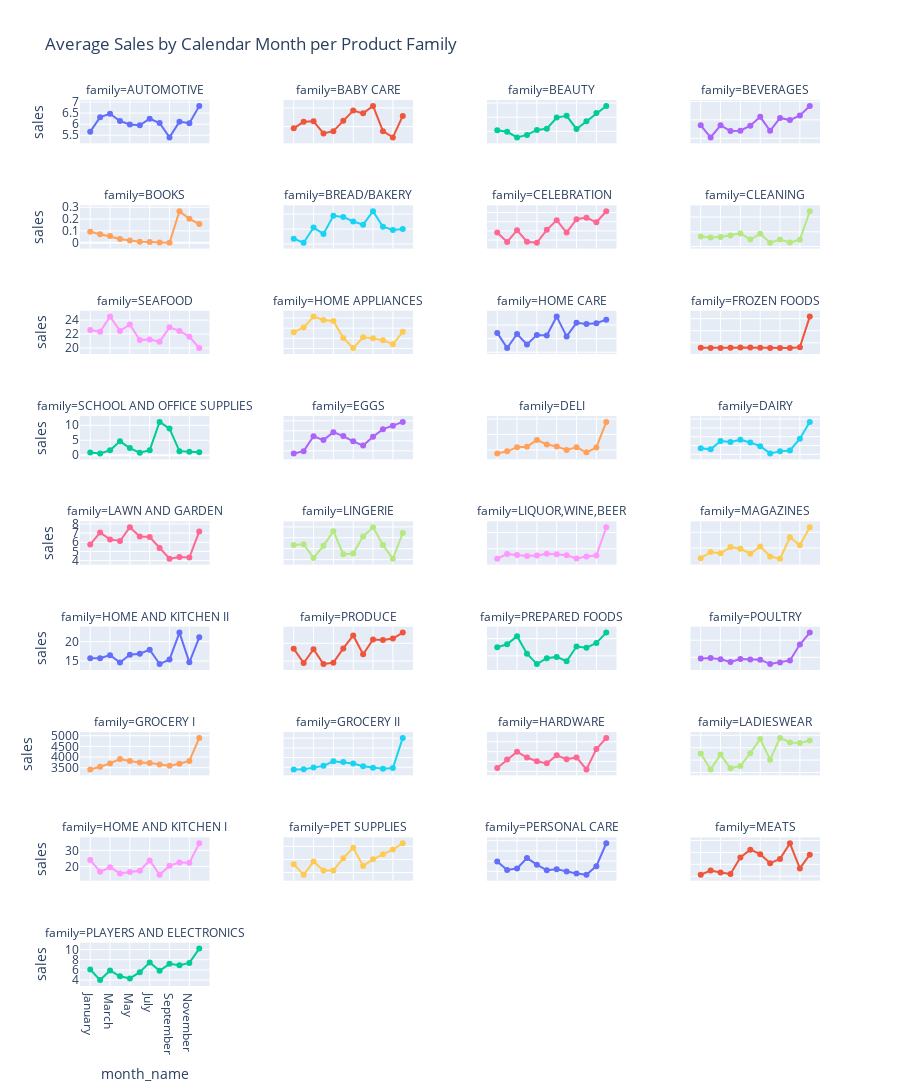

Notebook code cell kept with this figure:
### Code cell
fig = px.line(
    avg_sales_by_month,
    x='month_name',
    y='sales',
    color='family',
    facet_col='family',
    facet_col_spacing=0.1,
    facet_col_wrap=4,
    markers=True,
    category_orders={"month_name": [
        "January", "February", "March", "April", "May", "June",
        "July", "August", "September", "October", "November", "December"
    ]},
    title='Average Sales by Calendar Month per Product Family'
)
fig.update_yaxes(matches=None)
fig.update_layout(height=2000,showlegend=False)

# fig.update_layout(
#     xaxis_title='Month',
#     yaxis_title='Average Sales',
#     legend_title='Family',
#     width=1000,
#     height=600
# )

fig.show()

### Figure 1 — Plotly figure (JSON) as saved in the notebook; plotly's stock layout.template omitted (floating-point values rounded to 4 significant figures)
{"data": [{"hovertemplate": "family=AUTOMOTIVE<br>month_name=%{x}<br>sales=%{y}<extra></extra>", "legendgroup": "AUTOMOTIVE", "line": {"color": "#636efa", "dash": "solid"}, "marker": {"symbol": "circle"}, "mode": "lines+markers", "name": "AUTOMOTIVE", "orientation": "v", "showlegend": true, "type": "scatter", "x": ["January", "February", "March", "April", "May", "June", "July", "August", "September", "October", "November", "December"], "xaxis": "x33", "y": [5.664, 6.317, 6.47, 6.143, 5.985, 5.953, 6.247, 6.054, 5.404, 6.115, 6.045, 6.825], "yaxis": "y33"}, {"hovertemplate": "family=BABY CARE<br>month_name=%{x}<br>sales=%{y}<extra></extra>", "legendgroup": "BABY CARE", "line": {"color": "#EF553B", "dash": "solid"}, "marker": {"symbol": "circle"}, "mode": "lines+markers", "name": "BABY CARE", "orientation": "v", "showlegend": true, "type": "scatter", "x": ["January", "February", "March", "April", "May", "June", "July", "August", "September", "October", "November", "December"], "xaxis": "x34", "y": [0.09546, 0.1128, 0.1142, 0.08185, 0.08769, 0.1158, 0.1429, 0.1355, 0.1554, 0.08781, 0.07114, 0.1285], "yaxis": "y34"}, {"hovertemplate": "family=BEAUTY<br>month_name=%{x}<br>sales=%{y}<extra></extra>", "legendgroup": "BEAUTY", "line": {"color": "#00cc96", "dash": "solid"}, "marker": {"symbol": "circle"}, "mode": "lines+markers", "name": "BEAUTY", "orientation": "v", "showlegend": true, "type": "scatter", "x": ["January", "February", "March", "April", "May", "June", "July", "August", "September", "October", "November", "December"], "xaxis": "x35", "y": [3.537, 3.483, 3.286, 3.374, 3.55, 3.592, 3.984, 4.046, 3.583, 3.859, 4.145, 4.397], "yaxis": "y35"}, {"hovertemplate": "family=BEVERAGES<br>month_name=%{x}<br>sales=%{y}<extra></extra>", "legendgroup": "BEVERAGES", "line": {"color": "#ab63fa", "dash": "solid"}, "marker": {"symbol": "circle"}, "mode": "lines+markers", "name": "BEVERAGES", "orientation": "v", "showlegend": true, "type": "scatter", "x": ["January", "February", "March", "April", "May", "June", "July", "August", "September", "October", "November", "December"], "xaxis": "x36", "y": [2350.0, 2024.0, 2350.0, 2196.0, 2207.0, 2341.0, 2581.0, 2202.0, 2552.0, 2493.0, 2618.0, 2877.0], "yaxis": "y36"}, {"hovertemplate": "family=BOOKS<br>month_name=%{x}<br>sales=%{y}<extra></extra>", "legendgroup": "BOOKS", "line": {"color": "#FFA15A", "dash": "solid"}, "marker": {"symbol": "circle"}, "mode": "lines+markers", "name": "BOOKS", "orientation": "v", "showlegend": true, "type": "scatter", "x": ["January", "February", "March", "April", "May", "June", "July", "August", "September", "October", "November", "December"], "xaxis": "x29", "y": [0.09247, 0.0721, 0.05639, 0.03185, 0.01816, 0.007407, 0.005496, 0.001066, 0, 0.2663, 0.202, 0.1585], "yaxis": "y29"}, {"hovertemplate": "family=BREAD/BAKERY<br>month_name=%{x}<br>sales=%{y}<extra></extra>", "legendgroup": "BREAD/BAKERY", "line": {"color": "#19d3f3", "dash": "solid"}, "marker": {"symbol": "circle"}, "mode": "lines+markers", "name": "BREAD/BAKERY", "orientation": "v", "showlegend": true, "type": "scatter", "x": ["January", "February", "March", "April", "May", "June", "July", "August", "September", "October", "November", "December"], "xaxis": "x30", "y": [447.3, 441.9, 462.1, 453.6, 477.7, 476.3, 470.2, 466.0, 483.9, 463.2, 459.0, 460.3], "yaxis": "y30"}, {"hovertemplate": "family=CELEBRATION<br>month_name=%{x}<br>sales=%{y}<extra></extra>", "legendgroup": "CELEBRATION", "line": {"color": "#FF6692", "dash": "solid"}, "marker": {"symbol": "circle"}, "mode": "lines+markers", "name": "CELEBRATION", "orientation": "v", "showlegend": true, "type": "scatter", "x": ["January", "February", "March", "April", "May", "June", "July", "August", "September", "October", "November", "December"], "xaxis": "x31", "y": [7.658, 5.592, 8.15, 5.632, 5.421, 8.231, 10.34, 7.632, 10.54, 10.89, 9.875, 12.28], "yaxis": "y31"}, {"hovertemplate": "family=CLEANING<br>month_name=%{x}<br>sales=%{y}<extra></extra>", "legendgroup": "CLEANING", "line": {"color": "#B6E880", "dash": "solid"}, "marker": {"symbol": "circle"}, "mode": "lines+markers", "name": "CLEANING", "orientation": "v", "showlegend": true, "type": "scatter", "x": ["January", "February", "March", "April", "May", "June", "July", "August", "September", "October", "November", "December"], "xaxis": "x32", "y": [1067.0, 1061.0, 1065.0, 1075.0, 1089.0, 1048.0, 1087.0, 1026.0, 1047.0, 1028.0, 1046.0, 1240.0], "yaxis": "y32"}, {"hovertemplate": "family=SEAFOOD<br>month_name=%{x}<br>sales=%{y}<extra></extra>", "legendgroup": "SEAFOOD", "line": {"color": "#FF97FF", "dash": "solid"}, "marker": {"symbol": "circle"}, "mode": "lines+markers", "name": "SEAFOOD", "orientation": "v", "showlegend": true, "type": "scatter", "x": ["January", "February", "March", "April", "May", "June", "July", "August", "September", "October", "November", "December"], "xaxis": "x25", "y": [22.59, 22.32, 24.5, 22.44, 23.36, 21.12, 21.21, 20.9, 22.96, 22.44, 21.62, 19.97], "yaxis": "y25"}, {"hovertemplate": "family=HOME APPLIANCES<br>month_name=%{x}<br>sales=%{y}<extra></extra>", "legendgroup": "HOME APPLIANCES", "line": {"color": "#FECB52", "dash": "solid"}, "marker": {"symbol": "circle"}, "mode": "lines+markers", "name": "HOME APPLIANCES", "orientation": "v", "showlegend": true, "type": "scatter", "x": ["January", "February", "March", "April", "May", "June", "July", "August", "September", "October", "November", "December"], "xaxis": "x26", "y": [0.4609, 0.5076, 0.6141, 0.5812, 0.5707, 0.4032, 0.3041, 0.4102, 0.3995, 0.3817, 0.3409, 0.4644], "yaxis": "y26"}, {"hovertemplate": "family=HOME CARE<br>month_name=%{x}<br>sales=%{y}<extra></extra>", "legendgroup": "HOME CARE", "line": {"color": "#636efa", "dash": "solid"}, "marker": {"symbol": "circle"}, "mode": "lines+markers", "name": "HOME CARE", "orientation": "v", "showlegend": true, "type": "scatter", "x": ["January", "February", "March", "April", "May", "June", "July", "August", "September", "October", "November", "December"], "xaxis": "x27", "y": [171.1, 115.3, 167.0, 128.3, 163.7, 161.9, 231.0, 158.0, 207.9, 204.2, 206.3, 219.7], "yaxis": "y27"}, {"hovertemplate": "family=FROZEN FOODS<br>month_name=%{x}<br>sales=%{y}<extra></extra>", "legendgroup": "FROZEN FOODS", "line": {"color": "#EF553B", "dash": "solid"}, "marker": {"symbol": "circle"}, "mode": "lines+markers", "name": "FROZEN FOODS", "orientation": "v", "showlegend": true, "type": "scatter", "x": ["January", "February", "March", "April", "May", "June", "July", "August", "September", "October", "November", "December"], "xaxis": "x28", "y": [118.1, 114.8, 115.3, 116.9, 121.6, 121.4, 120.3, 113.8, 113.0, 114.9, 127.6, 634.1], "yaxis": "y28"}, {"hovertemplate": "family=SCHOOL AND OFFICE SUPPLIES<br>month_name=%{x}<br>sales=%{y}<extra></extra>", "legendgroup": "SCHOOL AND OFFICE SUPPLIES", "line": {"color": "#00cc96", "dash": "solid"}, "marker": {"symbol": "circle"}, "mode": "lines+markers", "name": "SCHOOL AND OFFICE SUPPLIES", "orientation": "v", "showlegend": true, "type": "scatter", "x": ["January", "February", "March", "April", "May", "June", "July", "August", "September", "October", "November", "December"], "xaxis": "x21", "y": [0.9372, 0.6047, 1.637, 4.647, 2.4, 0.8654, 1.678, 11.13, 8.895, 1.356, 1.188, 0.9929], "yaxis": "y21"}, {"hovertemplate": "family=EGGS<br>month_name=%{x}<br>sales=%{y}<extra></extra>", "legendgroup": "EGGS", "line": {"color": "#ab63fa", "dash": "solid"}, "marker": {"symbol": "circle"}, "mode": "lines+markers", "name": "EGGS", "orientation": "v", "showlegend": true, "type": "scatter", "x": ["January", "February", "March", "April", "May", "June", "July", "August", "September", "October", "November", "December"], "xaxis": "x22", "y": [163.7, 164.9, 172.3, 170.4, 174.3, 172.4, 169.8, 167.6, 172.0, 175.8, 177.6, 179.4], "yaxis": "y22"}, {"hovertemplate": "family=DELI<br>month_name=%{x}<br>sales=%{y}<extra></extra>", "legendgroup": "DELI", "line": {"color": "#FFA15A", "dash": "solid"}, "marker": {"symbol": "circle"}, "mode": "lines+markers", "name": "DELI", "orientation": "v", "showlegend": true, "type": "scatter", "x": ["January", "February", "March", "April", "May", "June", "July", "August", "September", "October", "November", "December"], "xaxis": "x23", "y": [255.4, 258.1, 263.5, 264.1, 272.8, 267.1, 264.3, 260.0, 263.3, 256.8, 263.1, 296.3], "yaxis": "y23"}, {"hovertemplate": "family=DAIRY<br>month_name=%{x}<br>sales=%{y}<extra></extra>", "legendgroup": "DAIRY", "line": {"color": "#19d3f3", "dash": "solid"}, "marker": {"symbol": "circle"}, "mode": "lines+markers", "name": "DAIRY", "orientation": "v", "showlegend": true, "type": "scatter", "x": ["January", "February", "March", "April", "May", "June", "July", "August", "September", "October", "November", "December"], "xaxis": "x24", "y": [683.8, 678.2, 725.9, 719.6, 732.3, 717.3, 696.4, 655.1, 666.7, 671.8, 739.0, 833.9], "yaxis": "y24"}, {"hovertemplate": "family=LAWN AND GARDEN<br>month_name=%{x}<br>sales=%{y}<extra></extra>", "legendgroup": "LAWN AND GARDEN", "line": {"color": "#FF6692", "dash": "solid"}, "marker": {"symbol": "circle"}, "mode": "lines+markers", "name": "LAWN AND GARDEN", "orientation": "v", "showlegend": true, "type": "scatter", "x": ["January", "February", "March", "April", "May", "June", "July", "August", "September", "October", "November", "December"], "xaxis": "x17", "y": [5.759, 7.052, 6.311, 6.135, 7.631, 6.621, 6.571, 5.39, 4.211, 4.411, 4.339, 7.179], "yaxis": "y17"}, {"hovertemplate": "family=LINGERIE<br>month_name=%{x}<br>sales=%{y}<extra></extra>", "legendgroup": "LINGERIE", "line": {"color": "#B6E880", "dash": "solid"}, "marker": {"symbol": "circle"}, "mode": "lines+markers", "name": "LINGERIE", "orientation": "v", "showlegend": true, "type": "scatter", "x": ["January", "February", "March", "April", "May", "June", "July", "August", "September", "October", "November", "December"], "xaxis": "x18", "y": [7.164, 7.202, 6.576, 7.131, 7.801, 6.746, 6.776, 7.563, 7.981, 7.166, 6.539, 7.719], "yaxis": "y18"}, {"hovertemplate": "family=LIQUOR,WINE,BEER<br>month_name=%{x}<br>sales=%{y}<extra></extra>", "legendgroup": "LIQUOR,WINE,BEER", "line": {"color": "#FF97FF", "dash": "solid"}, "marker": {"symbol": "circle"}, "mode": "lines+markers", "name": "LIQUOR,WINE,BEER", "orientation": "v", "showlegend": true, "type": "scatter", "x": ["January", "February", "March", "April", "May", "June", "July", "August", "September", "October", "November", "December"], "xaxis": "x19", "y": [69.58, 84.33, 81.27, 78.12, 79.85, 84.49, 83.23, 80.03, 70.22, 76.79, 79.43, 165.9], "yaxis": "y19"}, {"hovertemplate": "family=MAGAZINES<br>month_name=%{x}<br>sales=%{y}<extra></extra>", "legendgroup": "MAGAZINES", "line": {"color": "#FECB52", "dash": "solid"}, "marker": {"symbol": "circle"}, "mode": "lines+markers", "name": "MAGAZINES", "orientation": "v", "showlegend": true, "type": "scatter", "x": ["January", "February", "March", "April", "May", "June", "July", "August", "September", "October", "November", "December"], "xaxis": "x20", "y": [2.349, 2.747, 2.658, 3.06, 2.957, 2.635, 3.098, 2.462, 2.317, 3.683, 3.174, 4.319], "yaxis": "y20"}, {"hovertemplate": "family=HOME AND KITCHEN II<br>month_name=%{x}<br>sales=%{y}<extra></extra>", "legendgroup": "HOME AND KITCHEN II", "line": {"color": "#636efa", "dash": "solid"}, "marker": {"symbol": "circle"}, "mode": "lines+markers", "name": "HOME AND KITCHEN II", "orientation": "v", "showlegend": true, "type": "scatter", "x": ["January", "February", "March", "April", "May", "June", "July", "August", "September", "October", "November", "December"], "xaxis": "x13", "y": [15.69, 15.71, 16.51, 14.6, 16.6, 16.89, 17.91, 14.22, 15.41, 22.3, 14.66, 21.1], "yaxis": "y13"}, {"hovertemplate": "family=PRODUCE<br>month_name=%{x}<br>sales=%{y}<extra></extra>", "legendgroup": "PRODUCE", "line": {"color": "#EF553B", "dash": "solid"}, "marker": {"symbol": "circle"}, "mode": "lines+markers", "name": "PRODUCE", "orientation": "v", "showlegend": true, "type": "scatter", "x": ["January", "February", "March", "April", "May", "June", "July", "August", "September", "October", "November", "December"], "xaxis": "x14", "y": [1349.0, 941.8, 1334.0, 913.5, 953.4, 1357.0, 1723.0, 1189.0, 1608.0, 1594.0, 1633.0, 1803.0], "yaxis": "y14"}, {"hovertemplate": "family=PREPARED FOODS<br>month_name=%{x}<br>sales=%{y}<extra></extra>", "legendgroup": "PREPARED FOODS", "line": {"color": "#00cc96", "dash": "solid"}, "marker": {"symbol": "circle"}, "mode": "lines+markers", "name": "PREPARED FOODS", "orientation": "v", "showlegend": true, "type": "scatter", "x": ["January", "February", "March", "April", "May", "June", "July", "August", "September", "October", "November", "December"], "xaxis": "x15", "y": [97.49, 98.36, 100.7, 95.61, 92.61, 94.32, 94.7, 93.44, 97.73, 97.35, 98.75, 101.8], "yaxis": "y15"}, {"hovertemplate": "family=POULTRY<br>month_name=%{x}<br>sales=%{y}<extra></extra>", "legendgroup": "POULTRY", "line": {"color": "#ab63fa", "dash": "solid"}, "marker": {"symbol": "circle"}, "mode": "lines+markers", "name": "POULTRY", "orientation": "v", "showlegend": true, "type": "scatter", "x": ["January", "February", "March", "April", "May", "June", "July", "August", "September", "October", "November", "December"], "xaxis": "x16", "y": [346.3, 347.8, 344.5, 336.1, 345.0, 343.8, 343.0, 330.2, 334.8, 340.9, 387.5, 422.5], "yaxis": "y16"}, {"hovertemplate": "family=GROCERY I<br>month_name=%{x}<br>sales=%{y}<extra></extra>", "legendgroup": "GROCERY I", "line": {"color": "#FFA15A", "dash": "solid"}, "marker": {"symbol": "circle"}, "mode": "lines+markers", "name": "GROCERY I", "orientation": "v", "showlegend": true, "type": "scatter", "x": ["January", "February", "March", "April", "May", "June", "July", "August", "September", "October", "November", "December"], "xaxis": "x9", "y": [3420.0, 3542.0, 3702.0, 3905.0, 3819.0, 3739.0, 3726.0, 3647.0, 3594.0, 3685.0, 3819.0, 4896.0], "yaxis": "y9"}, {"hovertemplate": "family=GROCERY II<br>month_name=%{x}<br>sales=%{y}<extra></extra>", "legendgroup": "GROCERY II", "line": {"color": "#19d3f3", "dash": "solid"}, "marker": {"symbol": "circle"}, "mode": "lines+markers", "name": "GROCERY II", "orientation": "v", "showlegend": true, "type": "scatter", "x": ["January", "February", "March", "April", "May", "June", "July", "August", "September", "October", "November", "December"], "xaxis": "x10", "y": [18.88, 19.01, 19.81, 20.71, 23.1, 22.68, 21.92, 20.55, 19.78, 19.24, 19.59, 35.13], "yaxis": "y10"}, {"hovertemplate": "family=HARDWARE<br>month_name=%{x}<br>sales=%{y}<extra></extra>", "legendgroup": "HARDWARE", "line": {"color": "#FF6692", "dash": "solid"}, "marker": {"symbol": "circle"}, "mode": "lines+markers", "name": "HARDWARE", "orientation": "v", "showlegend": true, "type": "scatter", "x": ["January", "February", "March", "April", "May", "June", "July", "August", "September", "October", "November", "December"], "xaxis": "x11", "y": [1.035, 1.119, 1.199, 1.14, 1.103, 1.081, 1.163, 1.124, 1.142, 1.02, 1.227, 1.339], "yaxis": "y11"}, {"hovertemplate": "family=LADIESWEAR<br>month_name=%{x}<br>sales=%{y}<extra></extra>", "legendgroup": "LADIESWEAR", "line": {"color": "#B6E880", "dash": "solid"}, "marker": {"symbol": "circle"}, "mode": "lines+markers", "name": "LADIESWEAR", "orientation": "v", "showlegend": true, "type": "scatter", "x": ["January", "February", "March", "April", "May", "June", "July", "August", "September", "October", "November", "December"], "xaxis": "x12", "y": [7.081, 4.506, 6.901, 4.681, 5.063, 7.129, 9.408, 6.08, 9.579, 8.851, 8.745, 9.164], "yaxis": "y12"}, {"hovertemplate": "family=HOME AND KITCHEN I<br>month_name=%{x}<br>sales=%{y}<extra></extra>", "legendgroup": "HOME AND KITCHEN I", "line": {"color": "#FF97FF", "dash": "solid"}, "marker": {"symbol": "circle"}, "mode": "lines+markers", "name": "HOME AND KITCHEN I", "orientation": "v", "showlegend": true, "type": "scatter", "x": ["January", "February", "March", "April", "May", "June", "July", "August", "September", "October", "November", "December"], "xaxis": "x5", "y": [24.08, 16.69, 19.55, 15.72, 16.63, 17.39, 23.77, 14.91, 20.51, 22.54, 22.28, 34.37], "yaxis": "y5"}, {"hovertemplate": "family=PET SUPPLIES<br>month_name=%{x}<br>sales=%{y}<extra></extra>", "legendgroup": "PET SUPPLIES", "line": {"color": "#FECB52", "dash": "solid"}, "marker": {"symbol": "circle"}, "mode": "lines+markers", "name": "PET SUPPLIES", "orientation": "v", "showlegend": true, "type": "scatter", "x": ["January", "February", "March", "April", "May", "June", "July", "August", "September", "October", "November", "December"], "xaxis": "x6", "y": [3.627, 2.832, 3.839, 3.164, 3.151, 4.099, 4.885, 3.504, 4.005, 4.397, 4.758, 5.233], "yaxis": "y6"}, {"hovertemplate": "family=PERSONAL CARE<br>month_name=%{x}<br>sales=%{y}<extra></extra>", "legendgroup": "PERSONAL CARE", "line": {"color": "#636efa", "dash": "solid"}, "marker": {"symbol": "circle"}, "mode": "lines+markers", "name": "PERSONAL CARE", "orientation": "v", "showlegend": true, "type": "scatter", "x": ["January", "February", "March", "April", "May", "June", "July", "August", "September", "October", "November", "December"], "xaxis": "x7", "y": [279.5, 262.6, 265.6, 285.9, 273.1, 262.1, 264.0, 259.8, 255.7, 253.4, 270.2, 315.0], "yaxis": "y7"}, {"hovertemplate": "family=MEATS<br>month_name=%{x}<br>sales=%{y}<extra></extra>", "legendgroup": "MEATS", "line": {"color": "#EF553B", "dash": "solid"}, "marker": {"symbol": "circle"}, "mode": "lines+markers", "name": "MEATS", "orientation": "v", "showlegend": true, "type": "scatter", "x": ["January", "February", "March", "April", "May", "June", "July", "August", "September", "October", "November", "December"], "xaxis": "x8", "y": [331.3, 334.9, 333.1, 331.9, 345.8, 352.3, 348.5, 341.0, 344.5, 357.6, 336.6, 348.0], "yaxis": "y8"}, {"hovertemplate": "family=PLAYERS AND ELECTRONICS<br>month_name=%{x}<br>sales=%{y}<extra></extra>", "legendgroup": "PLAYERS AND ELECTRONICS", "line": {"color": "#00cc96", "dash": "solid"}, "marker": {"symbol": "circle"}, "mode": "lines+markers", "name": "PLAYERS AND ELECTRONICS", "orientation": "v", "showlegend": true, "type": "scatter", "x": ["January", "February", "March", "April", "May", "June", "July", "August", "September", "October", "November", "December"], "xaxis": "x", "y": [6.066, 3.991, 5.867, 4.744, 4.311, 5.552, 7.475, 5.808, 7.191, 6.92, 7.368, 10.19], "yaxis": "y"}], "layout": {"annotations": [{"font": {}, "showarrow": false, "text": "family=PLAYERS AND ELECTRONICS", "x": 0.0875, "xanchor": "center", "xref": "paper", "y": 0.04889, "yanchor": "bottom", "yref": "paper"}, {"font": {}, "showarrow": false, "text": "family=HOME AND KITCHEN I", "x": 0.0875, "xanchor": "center", "xref": "paper", "y": 0.1678, "yanchor": "bottom", "yref": "paper"}, {"font": {}, "showarrow": false, "text": "family=PET SUPPLIES", "x": 0.3625, "xanchor": "center", "xref": "paper", "y": 0.1678, "yanchor": "bottom", "yref": "paper"}, {"font": {}, "showarrow": false, "text": "family=PERSONAL CARE", "x": 0.6375, "xanchor": "center", "xref": "paper", "y": 0.1678, "yanchor": "bottom", "yref": "paper"}, {"font": {}, "showarrow": false, "text": "family=MEATS", "x": 0.9125, "xanchor": "center", "xref": "paper", "y": 0.1678, "yanchor": "bottom", "yref": "paper"}, {"font": {}, "showarrow": false, "text": "family=GROCERY I", "x": 0.0875, "xanchor": "center", "xref": "paper", "y": 0.2867, "yanchor": "bottom", "yref": "paper"}, {"font": {}, "showarrow": false, "text": "family=GROCERY II", "x": 0.3625, "xanchor": "center", "xref": "paper", "y": 0.2867, "yanchor": "bottom", "yref": "paper"}, {"font": {}, "showarrow": false, "text": "family=HARDWARE", "x": 0.6375, "xanchor": "center", "xref": "paper", "y": 0.2867, "yanchor": "bottom", "yref": "paper"}, {"font": {}, "showarrow": false, "text": "family=LADIESWEAR", "x": 0.9125, "xanchor": "center", "xref": "paper", "y": 0.2867, "yanchor": "bottom", "yref": "paper"}, {"font": {}, "showarrow": false, "text": "family=HOME AND KITCHEN II", "x": 0.0875, "xanchor": "center", "xref": "paper", "y": 0.4056, "yanchor": "bottom", "yref": "paper"}, {"font": {}, "showarrow": false, "text": "family=PRODUCE", "x": 0.3625, "xanchor": "center", "xref": "paper", "y": 0.4056, "yanchor": "bottom", "yref": "paper"}, {"font": {}, "showarrow": false, "text": "family=PREPARED FOODS", "x": 0.6375, "xanchor": "center", "xref": "paper", "y": 0.4056, "yanchor": "bottom", "yref": "paper"}, {"font": {}, "showarrow": false, "text": "family=POULTRY", "x": 0.9125, "xanchor": "center", "xref": "paper", "y": 0.4056, "yanchor": "bottom", "yref": "paper"}, {"font": {}, "showarrow": false, "text": "family=LAWN AND GARDEN", "x": 0.0875, "xanchor": "center", "xref": "paper", "y": 0.5244, "yanchor": "bottom", "yref": "paper"}, {"font": {}, "showarrow": false, "text": "family=LINGERIE", "x": 0.3625, "xanchor": "center", "xref": "paper", "y": 0.5244, "yanchor": "bottom", "yref": "paper"}, {"font": {}, "showarrow": false, "text": "family=LIQUOR,WINE,BEER", "x": 0.6375, "xanchor": "center", "xref": "paper", "y": 0.5244, "yanchor": "bottom", "yref": "paper"}, {"font": {}, "showarrow": false, "text": "family=MAGAZINES", "x": 0.9125, "xanchor": "center", "xref": "paper", "y": 0.5244, "yanchor": "bottom", "yref": "paper"}, {"font": {}, "showarrow": false, "text": "family=SCHOOL AND OFFICE SUPPLIES", "x": 0.0875, "xanchor": "center", "xref": "paper", "y": 0.6433, "yanchor": "bottom", "yref": "paper"}, {"font": {}, "showarrow": false, "text": "family=EGGS", "x": 0.3625, "xanchor": "center", "xref": "paper", "y": 0.6433, "yanchor": "bottom", "yref": "paper"}, {"font": {}, "showarrow": false, "text": "family=DELI", "x": 0.6375, "xanchor": "center", "xref": "paper", "y": 0.6433, "yanchor": "bottom", "yref": "paper"}, {"font": {}, "showarrow": false, "text": "family=DAIRY", "x": 0.9125, "xanchor": "center", "xref": "paper", "y": 0.6433, "yanchor": "bottom", "yref": "paper"}, {"font": {}, "showarrow": false, "text": "family=SEAFOOD", "x": 0.0875, "xanchor": "center", "xref": "paper", "y": 0.7622, "yanchor": "bottom", "yref": "paper"}, {"font": {}, "showarrow": false, "text": "family=HOME APPLIANCES", "x": 0.3625, "xanchor": "center", "xref": "paper", "y": 0.7622, "yanchor": "bottom", "yref": "paper"}, {"font": {}, "showarrow": false, "text": "family=HOME CARE", "x": 0.6375, "xanchor": "center", "xref": "paper", "y": 0.7622, "yanchor": "bottom", "yref": "paper"}, {"font": {}, "showarrow": false, "text": "family=FROZEN FOODS", "x": 0.9125, "xanchor": "center", "xref": "paper", "y": 0.7622, "yanchor": "bottom", "yref": "paper"}, {"font": {}, "showarrow": false, "text": "family=BOOKS", "x": 0.0875, "xanchor": "center", "xref": "paper", "y": 0.8811, "yanchor": "bottom", "yref": "paper"}, {"font": {}, "showarrow": false, "text": "family=BREAD/BAKERY", "x": 0.3625, "xanchor": "center", "xref": "paper", "y": 0.8811, "yanchor": "bottom", "yref": "paper"}, {"font": {}, "showarrow": false, "text": "family=CELEBRATION", "x": 0.6375, "xanchor": "center", "xref": "paper", "y": 0.8811, "yanchor": "bottom", "yref": "paper"}, {"font": {}, "showarrow": false, "text": "family=CLEANING", "x": 0.9125, "xanchor": "center", "xref": "paper", "y": 0.8811, "yanchor": "bottom", "yref": "paper"}, {"font": {}, "showarrow": false, "text": "family=AUTOMOTIVE", "x": 0.0875, "xanchor": "center", "xref": "paper", "y": 1.0, "yanchor": "bottom", "yref": "paper"}, {"font": {}, "showarrow": false, "text": "family=BABY CARE", "x": 0.3625, "xanchor": "center", "xref": "paper", "y": 1.0, "yanchor": "bottom", "yref": "paper"}, {"font": {}, "showarrow": false, "text": "family=BEAUTY", "x": 0.6375, "xanchor": "center", "xref": "paper", "y": 1.0, "yanchor": "bottom", "yref": "paper"}, {"font": {}, "showarrow": false, "text": "family=BEVERAGES", "x": 0.9125, "xanchor": "center", "xref": "paper", "y": 1.0, "yanchor": "bottom", "yref": "paper"}], "height": 2000, "legend": {"title": {"text": "family"}, "tracegroupgap": 0}, "showlegend": false, "title": {"text": "Average Sales by Calendar Month per Product Family"}, "xaxis": {"anchor": "y", "categoryarray": ["January", "February", "March", "April", "May", "June", "July", "August", "September", "October", "November", "December"], "categoryorder": "array", "domain": [0, 0.175], "title": {"text": "month_name"}}, "xaxis10": {"anchor": "y10", "domain": [0.275, 0.45], "matches": "x", "showticklabels": false}, "xaxis11": {"anchor": "y11", "domain": [0.55, 0.725], "matches": "x", "showticklabels": false}, "xaxis12": {"anchor": "y12", "domain": [0.825, 1], "matches": "x", "showticklabels": false}, "xaxis13": {"anchor": "y13", "domain": [0, 0.175], "matches": "x", "showticklabels": false}, "xaxis14": {"anchor": "y14", "domain": [0.275, 0.45], "matches": "x", "showticklabels": false}, "xaxis15": {"anchor": "y15", "domain": [0.55, 0.725], "matches": "x", "showticklabels": false}, "xaxis16": {"anchor": "y16", "domain": [0.825, 1], "matches": "x", "showticklabels": false}, "xaxis17": {"anchor": "y17", "domain": [0, 0.175], "matches": "x", "showticklabels": false}, "xaxis18": {"anchor": "y18", "domain": [0.275, 0.45], "matches": "x", "showticklabels": false}, "xaxis19": {"anchor": "y19", "domain": [0.55, 0.725], "matches": "x", "showticklabels": false}, "xaxis2": {"anchor": "y2", "categoryarray": ["January", "February", "March", "April", "May", "June", "July", "August", "September", "October", "November", "December"], "categoryorder": "array", "domain": [0.275, 0.45], "matches": "x", "title": {"text": "month_name"}}, "xaxis20": {"anchor": "y20", "domain": [0.825, 1], "matches": "x", "showticklabels": false}, "xaxis21": {"anchor": "y21", "domain": [0, 0.175], "matches": "x", "showticklabels": false}, "xaxis22": {"anchor": "y22", "domain": [0.275, 0.45], "matches": "x", "showticklabels": false}, "xaxis23": {"anchor": "y23", "domain": [0.55, 0.725], "matches": "x", "showticklabels": false}, "xaxis24": {"anchor": "y24", "domain": [0.825, 1], "matches": "x", "showticklabels": false}, "xaxis25": {"anchor": "y25", "domain": [0, 0.175], "matches": "x", "showticklabels": false}, "xaxis26": {"anchor": "y26", "domain": [0.275, 0.45], "matches": "x", "showticklabels": false}, "xaxis27": {"anchor": "y27", "domain": [0.55, 0.725], "matches": "x", "showticklabels": false}, "xaxis28": {"anchor": "y28", "domain": [0.825, 1], "matches": "x", "showticklabels": false}, "xaxis29": {"anchor": "y29", "domain": [0, 0.175], "matches": "x", "showticklabels": false}, "xaxis3": {"anchor": "y3", "categoryarray": ["January", "February", "March", "April", "May", "June", "July", "August", "September", "October", "November", "December"], "categoryorder": "array", "domain": [0.55, 0.725], "matches": "x", "title": {"text": "month_name"}}, "xaxis30": {"anchor": "y30", "domain": [0.275, 0.45], "matches": "x", "showticklabels": false}, "xaxis31": {"anchor": "y31", "domain": [0.55, 0.725], "matches": "x", "showticklabels": false}, "xaxis32": {"anchor": "y32", "domain": [0.825, 1], "matches": "x", "showticklabels": false}, "xaxis33": {"anchor": "y33", "domain": [0, 0.175], "matches": "x", "showticklabels": false}, "xaxis34": {"anchor": "y34", "domain": [0.275, 0.45], "matches": "x", "showticklabels": false}, "xaxis35": {"anchor": "y35", "domain": [0.55, 0.725], "matches": "x", "showticklabels": false}, "xaxis36": {"anchor": "y36", "domain": [0.825, 1], "matches": "x", "showticklabels": false}, "xaxis4": {"anchor": "y4", "categoryarray": ["January", "February", "March", "April", "May", "June", "July", "August", "September", "October", "November", "December"], "categoryorder": "array", "domain": [0.825, 1], "matches": "x", "title": {"text": "month_name"}}, "xaxis5": {"anchor": "y5", "domain": [0, 0.175], "matches": "x", "showticklabels": false}, "xaxis6": {"anchor": "y6", "domain": [0.275, 0.45], "matches": "x", "showticklabels": false}, "xaxis7": {"anchor": "y7", "domain": [0.55, 0.725], "matches": "x", "showticklabels": false}, "xaxis8": {"anchor": "y8", "domain": [0.825, 1], "matches": "x", "showticklabels": false}, "xaxis9": {"anchor": "y9", "domain": [0, 0.175], "matches": "x", "showticklabels": false}, "yaxis": {"anchor": "x", "domain": [0, 0.04889], "title": {"text": "sales"}}, "yaxis10": {"anchor": "x10", "domain": [0.2378, 0.2867], "showticklabels": false}, "yaxis11": {"anchor": "x11", "domain": [0.2378, 0.2867], "showticklabels": false}, "yaxis12": {"anchor": "x12", "domain": [0.2378, 0.2867], "showticklabels": false}, "yaxis13": {"anchor": "x13", "domain": [0.3567, 0.4056], "title": {"text": "sales"}}, "yaxis14": {"anchor": "x14", "domain": [0.3567, 0.4056], "showticklabels": false}, "yaxis15": {"anchor": "x15", "domain": [0.3567, 0.4056], "showticklabels": false}, "yaxis16": {"anchor": "x16", "domain": [0.3567, 0.4056], "showticklabels": false}, "yaxis17": {"anchor": "x17", "domain": [0.4756, 0.5244], "title": {"text": "sales"}}, "yaxis18": {"anchor": "x18", "domain": [0.4756, 0.5244], "showticklabels": false}, "yaxis19": {"anchor": "x19", "domain": [0.4756, 0.5244], "showticklabels": false}, "yaxis2": {"anchor": "x2", "domain": [0, 0.04889], "showticklabels": false}, "yaxis20": {"anchor": "x20", "domain": [0.4756, 0.5244], "showticklabels": false}, "yaxis21": {"anchor": "x21", "domain": [0.5944, 0.6433], "title": {"text": "sales"}}, "yaxis22": {"anchor": "x22", "domain": [0.5944, 0.6433], "showticklabels": false}, "yaxis23": {"anchor": "x23", "domain": [0.5944, 0.6433], "showticklabels": false}, "yaxis24": {"anchor": "x24", "domain": [0.5944, 0.6433], "showticklabels": false}, "yaxis25": {"anchor": "x25", "domain": [0.7133, 0.7622], "title": {"text": "sales"}}, "yaxis26": {"anchor": "x26", "domain": [0.7133, 0.7622], "showticklabels": false}, "yaxis27": {"anchor": "x27", "domain": [0.7133, 0.7622], "showticklabels": false}, "yaxis28": {"anchor": "x28", "domain": [0.7133, 0.7622], "showticklabels": false}, "yaxis29": {"anchor": "x29", "domain": [0.8322, 0.8811], "title": {"text": "sales"}}, "yaxis3": {"anchor": "x3", "domain": [0, 0.04889], "showticklabels": false}, "yaxis30": {"anchor": "x30", "domain": [0.8322, 0.8811], "showticklabels": false}, "yaxis31": {"anchor": "x31", "domain": [0.8322, 0.8811], "showticklabels": false}, "yaxis32": {"anchor": "x32", "domain": [0.8322, 0.8811], "showticklabels": false}, "yaxis33": {"anchor": "x33", "domain": [0.9511, 1.0], "title": {"text": "sales"}}, "yaxis34": {"anchor": "x34", "domain": [0.9511, 1.0], "showticklabels": false}, "yaxis35": {"anchor": "x35", "domain": [0.9511, 1.0], "showticklabels": false}, "yaxis36": {"anchor": "x36", "domain": [0.9511, 1.0], "showticklabels": false}, "yaxis4": {"anchor": "x4", "domain": [0, 0.04889], "showticklabels": false}, "yaxis5": {"anchor": "x5", "domain": [0.1189, 0.1678], "title": {"text": "sales"}}, "yaxis6": {"anchor": "x6", "domain": [0.1189, 0.1678], "showticklabels": false}, "yaxis7": {"anchor": "x7", "domain": [0.1189, 0.1678], "showticklabels": false}, "yaxis8": {"anchor": "x8", "domain": [0.1189, 0.1678], "showticklabels": false}, "yaxis9": {"anchor": "x9", "domain": [0.2378, 0.2867], "title": {"text": "sales"}}}}
